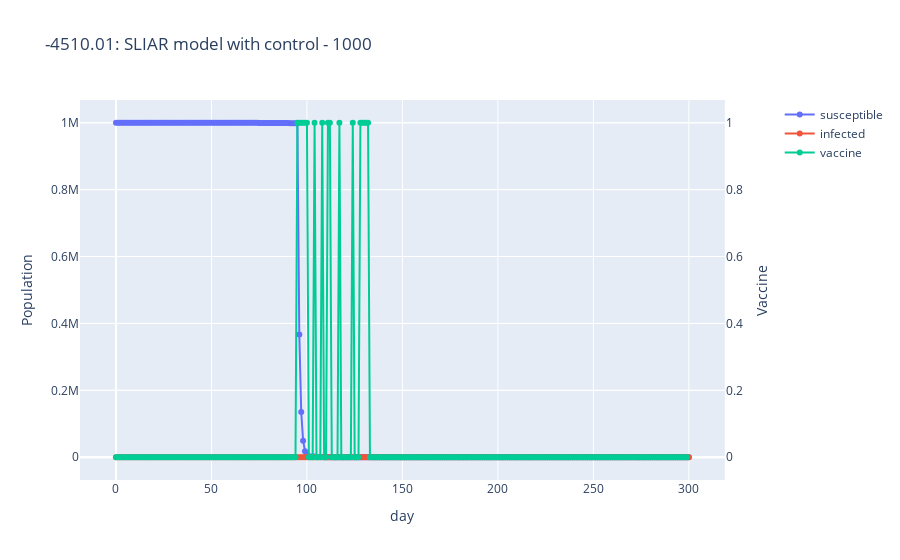

This figure's notebook cell:
### Code cell
# Create figure with secondary y-axis
fig = make_subplots(specs=[[{"secondary_y": True}]])
# Add traces
fig.add_trace(
    go.Scatter(x=list(range(max_t+1)), y=states2[:,0].flatten(), name="susceptible",
        mode='lines+markers'),
    secondary_y=False,
)
fig.add_trace(
    go.Scatter(x=list(range(max_t+1)), y=states2[:,1].flatten(), name="infected",
        mode='lines+markers'),
    secondary_y=False,
)
fig.add_trace(
    go.Scatter(x=list(range(max_t+1)), y=actions2, name="vaccine",
        mode='lines+markers'),
    secondary_y=True,
)
# Add figure title
fig.update_layout(
    title_text=f'{reward_sum:.2f}: SLIAR model with control - 1000'
)
# Set x-axis title
fig.update_xaxes(title_text="day")
# Set y-axes titles
fig.update_yaxes(title_text="Population", secondary_y=False)
fig.update_yaxes(title_text="Vaccine", secondary_y=True)

### Figure 1 — Plotly figure (JSON) as saved in the notebook; plotly's stock layout.template omitted (floating-point values rounded to 4 significant figures; data arrays with more than 128 entries replaced by an {"elided": "..."} marker saying what was removed)
{"data": [{"mode": "lines+markers", "name": "susceptible", "type": "scatter", "x": {"elided": "301 int values"}, "xaxis": "x", "y": {"elided": "301 float values"}, "yaxis": "y"}, {"mode": "lines+markers", "name": "infected", "type": "scatter", "x": {"elided": "301 int values"}, "xaxis": "x", "y": {"elided": "301 float values"}, "yaxis": "y"}, {"mode": "lines+markers", "name": "vaccine", "type": "scatter", "x": {"elided": "301 int values"}, "xaxis": "x", "y": {"elided": "300 int values"}, "yaxis": "y2"}], "layout": {"title": {"text": "-4510.01: SLIAR model with control - 1000"}, "xaxis": {"anchor": "y", "domain": [0, 0.94], "title": {"text": "day"}}, "yaxis": {"anchor": "x", "domain": [0, 1], "title": {"text": "Population"}}, "yaxis2": {"anchor": "x", "overlaying": "y", "side": "right", "title": {"text": "Vaccine"}}}}
